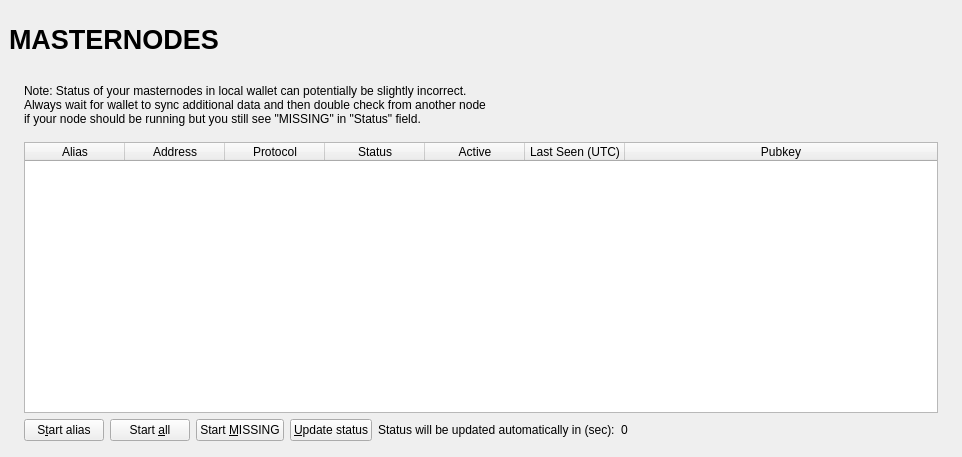
<?xml version="1.0" encoding="UTF-8"?>
<ui version="4.0">
 <class>MasternodeList</class>
 <widget class="QWidget" name="MasternodeList">
  <property name="geometry">
   <rect>
    <x>0</x>
    <y>0</y>
    <width>962</width>
    <height>457</height>
   </rect>
  </property>
  <property name="windowTitle">
   <string>Form</string>
  </property>
  <layout class="QVBoxLayout" name="topLayout" stretch="0">
   <property name="leftMargin">
    <number>9</number>
   </property>
   <property name="topMargin">
    <number>9</number>
   </property>
   <property name="rightMargin">
    <number>9</number>
   </property>
   <property name="bottomMargin">
    <number>9</number>
   </property>
   <item>
    <layout class="QVBoxLayout" name="verticalLayout_Master" stretch="0,1">
     <property name="spacing">
      <number>0</number>
     </property>
     <item>
      <widget class="QFrame" name="frame_Header">
       <layout class="QVBoxLayout" name="verticalLayout_4">
        <property name="leftMargin">
         <number>0</number>
        </property>
        <property name="topMargin">
         <number>0</number>
        </property>
        <property name="rightMargin">
         <number>0</number>
        </property>
        <property name="bottomMargin">
         <number>0</number>
        </property>
        <item>
         <layout class="QHBoxLayout" name="horizontalLayout_Header" stretch="1,0,1">
          <item>
           <widget class="QLabel" name="labelOverviewHeaderLeft">
            <property name="minimumSize">
             <size>
              <width>464</width>
              <height>60</height>
             </size>
            </property>
            <property name="maximumSize">
             <size>
              <width>16777215</width>
              <height>60</height>
             </size>
            </property>
            <property name="font">
             <font>
              <pointsize>20</pointsize>
              <weight>75</weight>
              <bold>true</bold>
             </font>
            </property>
            <property name="text">
             <string>MASTERNODES</string>
            </property>
           </widget>
          </item>
          <item>
           <spacer name="horizontalSpacer">
            <property name="orientation">
             <enum>Qt::Horizontal</enum>
            </property>
            <property name="sizeHint" stdset="0">
             <size>
              <width>40</width>
              <height>20</height>
             </size>
            </property>
           </spacer>
          </item>
          <item>
           <widget class="QLabel" name="labelOverviewHeaderRight">
            <property name="minimumSize">
             <size>
              <width>464</width>
              <height>60</height>
             </size>
            </property>
            <property name="maximumSize">
             <size>
              <width>16777215</width>
              <height>60</height>
             </size>
            </property>
            <property name="font">
             <font>
              <pointsize>14</pointsize>
             </font>
            </property>
            <property name="text">
             <string/>
            </property>
            <property name="alignment">
             <set>Qt::AlignRight|Qt::AlignTrailing|Qt::AlignVCenter</set>
            </property>
           </widget>
          </item>
         </layout>
        </item>
       </layout>
      </widget>
     </item>
     <item>
      <widget class="QFrame" name="frame_BG">
       <layout class="QVBoxLayout" name="verticalLayout_3">
        <property name="leftMargin">
         <number>6</number>
        </property>
        <property name="topMargin">
         <number>6</number>
        </property>
        <property name="rightMargin">
         <number>6</number>
        </property>
        <property name="bottomMargin">
         <number>6</number>
        </property>
        <item>
         <widget class="QFrame" name="frame_Content">
          <layout class="QVBoxLayout" name="verticalLayout">
           <property name="spacing">
            <number>0</number>
           </property>
           <property name="leftMargin">
            <number>0</number>
           </property>
           <property name="topMargin">
            <number>0</number>
           </property>
           <property name="rightMargin">
            <number>0</number>
           </property>
           <property name="bottomMargin">
            <number>0</number>
           </property>
           <item>
            <layout class="QGridLayout" name="gridLayout_2">
             <property name="spacing">
              <number>2</number>
             </property>
             <item row="0" column="0">
              <widget class="QFrame" name="frameList">
               <layout class="QVBoxLayout" name="verticalLayout_2">
                <property name="bottomMargin">
                 <number>1</number>
                </property>
                <item>
                 <layout class="QHBoxLayout" name="horizontalLayout_note">
                  <property name="bottomMargin">
                   <number>0</number>
                  </property>
                  <item>
                   <widget class="QLabel" name="updateNote">
                    <property name="text">
                     <string>Note: Status of your masternodes in local wallet can potentially be slightly incorrect.&lt;br /&gt;Always wait for wallet to sync additional data and then double check from another node&lt;br /&gt;if your node should be running but you still see &quot;MISSING&quot; in &quot;Status&quot; field.</string>
                    </property>
                   </widget>
                  </item>
                 </layout>
                </item>
                <item>
                 <spacer name="verticalSpacer">
                  <property name="orientation">
                   <enum>Qt::Vertical</enum>
                  </property>
                  <property name="sizeType">
                   <enum>QSizePolicy::Fixed</enum>
                  </property>
                  <property name="sizeHint" stdset="0">
                   <size>
                    <width>20</width>
                    <height>10</height>
                   </size>
                  </property>
                 </spacer>
                </item>
                <item>
                 <widget class="QTableWidget" name="tableWidgetMyMasternodes">
                  <property name="minimumSize">
                   <size>
                    <width>695</width>
                    <height>0</height>
                   </size>
                  </property>
                  <property name="palette">
                   <palette>
                    <active>
                     <colorrole role="Text">
                      <brush brushstyle="SolidPattern">
                       <color alpha="255">
                        <red>51</red>
                        <green>51</green>
                        <blue>51</blue>
                       </color>
                      </brush>
                     </colorrole>
                    </active>
                    <inactive>
                     <colorrole role="Text">
                      <brush brushstyle="SolidPattern">
                       <color alpha="255">
                        <red>51</red>
                        <green>51</green>
                        <blue>51</blue>
                       </color>
                      </brush>
                     </colorrole>
                    </inactive>
                    <disabled>
                     <colorrole role="Text">
                      <brush brushstyle="SolidPattern">
                       <color alpha="255">
                        <red>85</red>
                        <green>85</green>
                        <blue>85</blue>
                       </color>
                      </brush>
                     </colorrole>
                    </disabled>
                   </palette>
                  </property>
                  <property name="editTriggers">
                   <set>QAbstractItemView::NoEditTriggers</set>
                  </property>
                  <property name="alternatingRowColors">
                   <bool>true</bool>
                  </property>
                  <property name="selectionMode">
                   <enum>QAbstractItemView::SingleSelection</enum>
                  </property>
                  <property name="selectionBehavior">
                   <enum>QAbstractItemView::SelectRows</enum>
                  </property>
                  <property name="sortingEnabled">
                   <bool>true</bool>
                  </property>
                  <attribute name="horizontalHeaderStretchLastSection">
                   <bool>true</bool>
                  </attribute>
                  <column>
                   <property name="text">
                    <string>Alias</string>
                   </property>
                  </column>
                  <column>
                   <property name="text">
                    <string>Address</string>
                   </property>
                  </column>
                  <column>
                   <property name="text">
                    <string>Protocol</string>
                   </property>
                  </column>
                  <column>
                   <property name="text">
                    <string>Status</string>
                   </property>
                  </column>
                  <column>
                   <property name="text">
                    <string>Active</string>
                   </property>
                  </column>
                  <column>
                   <property name="text">
                    <string>Last Seen (UTC)</string>
                   </property>
                  </column>
                  <column>
                   <property name="text">
                    <string>Pubkey</string>
                   </property>
                  </column>
                 </widget>
                </item>
                <item>
                 <layout class="QHBoxLayout" name="horizontalLayout_5">
                  <property name="bottomMargin">
                   <number>0</number>
                  </property>
                  <item>
                   <widget class="QPushButton" name="startButton">
                    <property name="text">
                     <string>S&amp;tart alias</string>
                    </property>
                   </widget>
                  </item>
                  <item>
                   <widget class="QPushButton" name="startAllButton">
                    <property name="text">
                     <string>Start &amp;all</string>
                    </property>
                   </widget>
                  </item>
                  <item>
                   <widget class="QPushButton" name="startMissingButton">
                    <property name="text">
                     <string>Start &amp;MISSING</string>
                    </property>
                   </widget>
                  </item>
                  <item>
                   <widget class="QPushButton" name="UpdateButton">
                    <property name="text">
                     <string>&amp;Update status</string>
                    </property>
                   </widget>
                  </item>
                  <item>
                   <widget class="QLabel" name="autoupdate_label">
                    <property name="text">
                     <string>Status will be updated automatically in (sec):</string>
                    </property>
                   </widget>
                  </item>
                  <item>
                   <widget class="QLabel" name="secondsLabel">
                    <property name="text">
                     <string>0</string>
                    </property>
                   </widget>
                  </item>
                  <item>
                   <spacer name="horizontalSpacer_5">
                    <property name="orientation">
                     <enum>Qt::Horizontal</enum>
                    </property>
                    <property name="sizeHint" stdset="0">
                     <size>
                      <width>40</width>
                      <height>20</height>
                     </size>
                    </property>
                   </spacer>
                  </item>
                 </layout>
                </item>
               </layout>
              </widget>
             </item>
            </layout>
           </item>
          </layout>
         </widget>
        </item>
       </layout>
      </widget>
     </item>
    </layout>
   </item>
  </layout>
 </widget>
 <resources/>
 <connections/>
</ui>
